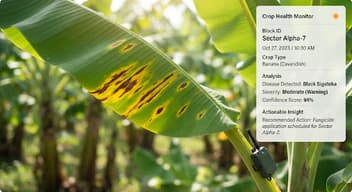
#> input picture Research-Project-main/assets/images/disease_leaf.png, 352 x 192 px
$ python -i public_adapter.py   (imports and definitions only)
#> lines starting #> are read from the running program, lines starting #| are printed output that depends on the picture; after the words box and inside, x2 and y2 are one past the last pixel; in counts of white or black regions, pixels touching at a corner belong together
#> in load_image_and_generate_mask, img is the input picture: PIL image 352x192 RGB; mean R, G, B 137.2, 146.7, 88.7
"""
Public Dataset Adapter & Classical Pseudo-Mask Generator.

Provides:
1. Taxonomy mapping from diverse public folder names to canonical DiseaseType enums.
2. Classical ExG + CIELAB + HSV pseudo-mask generation pipeline for bootstrapping
   segmentation masks when pixel-level annotations are absent.
"""

import os
from typing import Tuple, Dict, Any, Optional
import numpy as np
import cv2
from PIL import Image

from src.schemas.contracts import DiseaseType


# Taxonomy mapping dictionary from common public folder names to DiseaseType
# [21 lines that did not run here, left out]


# [24 lines that did not run here, left out]


def generate_pseudo_masks(rgb_image: np.ndarray) -> np.ndarray:
    """
    Generates a 3-class semantic pseudo-mask from an RGB image:
      Class 0: Background
      Class 1: Healthy Leaf Tissue
      Class 2: Necrotic or Chlorotic Lesion Tissue

    Implementation pipeline:
      1. Excess Green Index (ExG = 2G - R - B) + Otsu thresholding + Morphological
         closing to delineate the leaf lamina boundary from background.
      2. Inside the leaf mask, CIELAB (a*, b*) and HSV color-space thresholding
         to segment necrotic lesions (dark brown/black streaks) and chlorotic halos (yellow).

    Args:
        rgb_image: Numpy array of shape (H, W, 3) with dtype uint8 in RGB format.

    Returns:
        mask: Numpy array of shape (H, W) with dtype uint8, containing values in {0, 1, 2}.
    """
    if rgb_image.ndim != 3 or rgb_image.shape[2] != 3:
        raise ValueError(f"Expected 3-channel RGB image, got shape {rgb_image.shape}")

    h, w, _ = rgb_image.shape
#> h = 256; w = 256

    # Normalize RGB channels to [0.0, 1.0]
    r = rgb_image[:, :, 0].astype(np.float32) / 255.0
    g = rgb_image[:, :, 1].astype(np.float32) / 255.0
    b = rgb_image[:, :, 2].astype(np.float32) / 255.0

    # -------------------------------------------------------------------------
    # Step 1: Leaf Lamina Segmentation via Excess Green Index (ExG)
    # -------------------------------------------------------------------------
    exg = 2.0 * g - r - b  # Ranges approximately [-2.0, 2.0]

    # Normalize ExG to [0, 255] for Otsu thresholding
    exg_norm = np.clip((exg + 2.0) / 4.0 * 255.0, 0, 255).astype(np.uint8)

    # Otsu automatic thresholding
    _, leaf_mask_raw = cv2.threshold(exg_norm, 0, 255, cv2.THRESH_BINARY + cv2.THRESH_OTSU)
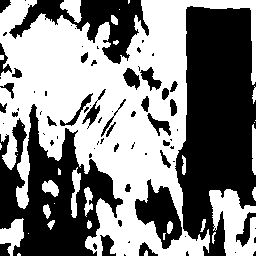
#> leaf_mask_raw: shape (256, 256); 51.6% white; 77 black regions (43 under 20 px), largest, box (x1, y1, x2, y2) and area: (175, 6, 256, 256) 14445, (0, 104, 123, 256) 9058, (9, 0, 149, 64) 3368

    # Morphological closing to fill holes inside the leaf lamina
    kernel_leaf = cv2.getStructuringElement(cv2.MORPH_ELLIPSE, (5, 5))
    leaf_mask = cv2.morphologyEx(leaf_mask_raw, cv2.MORPH_CLOSE, kernel_leaf)
#> leaf_mask: shape (256, 256); 54.5% white; 39 black regions (7 under 20 px), largest, box (x1, y1, x2, y2) and area: (176, 6, 256, 239) 13839, (0, 108, 123, 256) 8419, (77, 0, 143, 63) 2317
    leaf_bool = leaf_mask > 0

    # Ensure background is clean: find largest connected component if multiple
    num_labels, labels, stats, _ = cv2.connectedComponentsWithStats(leaf_mask, connectivity=8)
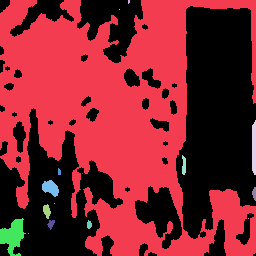
#> labels: shape (256, 256) int32; 17 distinct labels, from 0 to 16; one colour per label, 0 black
#> num_labels = 17; stats = 17 rows, first 6: [0, 0, 256, 256, 29839], [0, 0, 256, 256, 34465], [128, 0, 2, 4, 7], [119, 9, 1, 1, 1], [252, 120, 4, 55, 203], [182, 155, 4, 20, 64]
    if num_labels > 1:
        # Ignore background label 0, find component with maximum area
        areas = stats[1:, cv2.CC_STAT_AREA]
#> areas = [34465, 7, 1, 203, 64, 18, 1, 189, 40, 1, 78, 548, 1, 46, 34, 1]
        largest_label = np.argmax(areas) + 1
#> largest_label = 1
        leaf_bool = (labels == largest_label)
#> leaf_bool: shape (256, 256) bool; 52.6% white; 38 black regions (7 under 20 px), largest, box (x1, y1, x2, y2) and area: (176, 6, 256, 239) 14146, (0, 108, 123, 256) 9440, (77, 0, 143, 63) 2325

    # -------------------------------------------------------------------------
    # Step 2: Lesion Segmentation inside the Leaf Boundary
    # -------------------------------------------------------------------------
    # Color conversions
    lab = cv2.cvtColor(rgb_image, cv2.COLOR_RGB2LAB)
#> lab: shape (256, 256, 3); mean of channels 0, 1, 2 148.4, 116, 156.6
    l_channel = lab[:, :, 0]
    a_channel = lab[:, :, 1]
    b_channel = lab[:, :, 2]

    hsv = cv2.cvtColor(rgb_image, cv2.COLOR_RGB2HSV)
#> hsv: shape (256, 256, 3); mean H, S, V 36.3, 119.3, 149
    h_channel = hsv[:, :, 0]
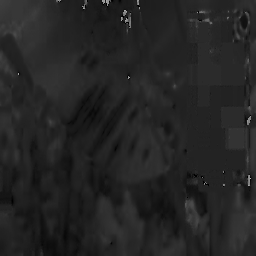
#> h_channel: shape (256, 256); min 0, max 175, mean 36.3
    s_channel = hsv[:, :, 1]
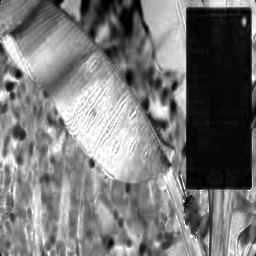
#> s_channel: shape (256, 256); min 0, max 255, mean 119.3
    v_channel = hsv[:, :, 2]
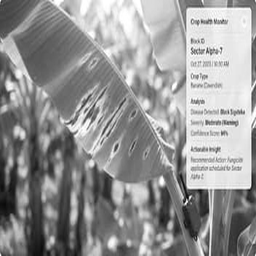
#> v_channel: shape (256, 256); min 0, max 255, mean 149

    # Condition A: Dark necrotic brown/black lesion tissue (Sigatoka / Cordana centers)
    # Characterized by low luminance, shifted a* (reddish-brown), or low brightness
    necrotic_condition = (
        leaf_bool &
        (
            ((a_channel >= 125) & (l_channel < 135)) |
            ((h_channel <= 25) & (v_channel < 130) & (s_channel > 50)) |
            ((l_channel < 60) & (v_channel < 75))
        )
    )
#> necrotic_condition: shape (256, 256) bool; 1.4% white; 43 white regions (35 under 20 px), largest, box (x1, y1, x2, y2) and area: (228, 214, 245, 256) 371, (101, 99, 126, 137) 95, (51, 141, 61, 152) 55

    # Condition B: Chlorotic yellow halos / marginal chlorosis (Yellow Sigatoka / Cordana / BBTV)
    # Characterized by yellow-brown hue distinctly lower than healthy green (H < 34) and elevated a*
    chlorotic_condition = (
        leaf_bool &
        (
            (h_channel >= 15) & (h_channel <= 32) & (s_channel > 60) & (a_channel >= 114)
        )
    )
#> chlorotic_condition: shape (256, 256) bool; 7.9% white; 87 white regions (57 under 20 px), largest, box (x1, y1, x2, y2) and area: (61, 85, 130, 200) 2276, (153, 164, 187, 240) 373, (96, 15, 119, 50) 312

    # Combined raw lesion mask
    lesion_raw = (necrotic_condition | chlorotic_condition).astype(np.uint8) * 255
#> lesion_raw: shape (256, 256); 8.6% white; 95 white regions (63 under 20 px), largest, box (x1, y1, x2, y2) and area: (61, 85, 130, 200) 2305, (153, 164, 187, 240) 373, (228, 214, 245, 256) 371

    # Filter isolated pixel noise (< 5 pixels) using connected components
    num_les_labels, les_labels, les_stats, _ = cv2.connectedComponentsWithStats(lesion_raw, connectivity=8)
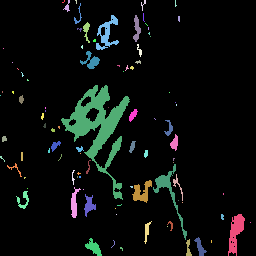
#> les_labels: shape (256, 256) int32; 96 distinct labels, from 0 to 95; one colour per label, 0 black
#> num_les_labels = 96; les_stats = 96 rows, first 6: [0, 0, 256, 256, 59872], [62, 0, 3, 3, 4], [63, 0, 7, 12, 33], [75, 0, 2, 4, 5], [141, 0, 5, 11, 19], [175, 0, 2, 7, 8]
    lesion_clean = np.zeros_like(lesion_raw)
    min_lesion_pixels = 5
    for lbl in range(1, num_les_labels):
        if les_stats[lbl, cv2.CC_STAT_AREA] >= min_lesion_pixels:
            lesion_clean[les_labels == lbl] = 255

    lesion_bool = (lesion_clean > 0) & leaf_bool

    # -------------------------------------------------------------------------
    # Step 3: Construct 3-Class Output Mask
    # -------------------------------------------------------------------------
    mask_3class = np.zeros((h, w), dtype=np.uint8)
    mask_3class[leaf_bool] = 1   # Healthy leaf tissue
    mask_3class[lesion_bool] = 2 # Diseased lesion tissue

    return mask_3class


def load_image_and_generate_mask(image_path: str, target_size: Optional[Tuple[int, int]] = (256, 256)) -> Tuple[np.ndarray, np.ndarray]:
    """
    Loads an image from disk, resizes to target_size, and returns both the RGB array
    and the corresponding 3-class pseudo-mask.
    """
    with Image.open(image_path) as img:
        img_rgb = img.convert("RGB")
        if target_size is not None and img_rgb.size != target_size:
            img_rgb = img_rgb.resize(target_size, Image.Resampling.LANCZOS)
        rgb_np = np.array(img_rgb, dtype=np.uint8)

    mask = generate_pseudo_masks(rgb_np)
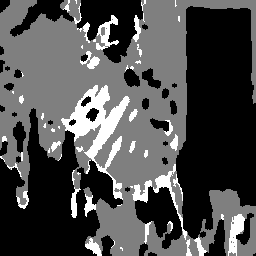
#> mask: shape (256, 256); min 0, max 2, mean 0.611; drawn with min black and max white
    return rgb_np, mask

>>> result = load_image_and_generate_mask('../../../Research-Project-main/assets/images/disease_leaf.png')

$ run again, on Research-Project-main/assets/images/farm_map.png
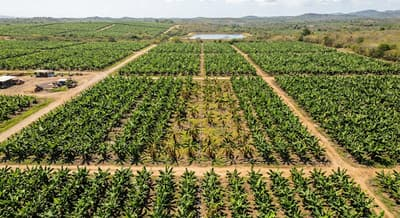
#> input picture Research-Project-main/assets/images/farm_map.png, 400 x 218 px
#> in load_image_and_generate_mask, img is the input picture: PIL image 400x218 RGB; mean R, G, B 121.7, 123.1, 78.2
#> leaf_mask_raw: shape (256, 256); 51.5% white; 309 black regions (263 under 20 px), largest, box (x1, y1, x2, y2) and area: (0, 57, 256, 256) 13005, (0, 0, 256, 74) 10530, (0, 58, 96, 168) 2922
#> leaf_mask: shape (256, 256); 59.5% white; 73 black regions (14 under 20 px), largest, box (x1, y1, x2, y2) and area: (0, 0, 256, 74) 10235, (106, 81, 256, 230) 4962, (0, 75, 75, 165) 2758
#> labels: shape (256, 256) int32; 30 distinct labels, from 0 to 29
#> num_labels = 30; stats = 30 rows, first 6: [0, 0, 256, 256, 26540], [0, 26, 256, 230, 37689], [246, 29, 10, 4, 30], [143, 32, 3, 4, 9], [162, 35, 1, 1, 1], [172, 34, 24, 9, 106]
#> areas = 29 values, max 37689 at index 0, min 1 at index 3, mean 1344.7
#> largest_label = 1
#> lab: shape (256, 256, 3); mean of channels 0, 1, 2 127.2, 120.4, 152.2
#> hsv: shape (256, 256, 3); mean H, S, V 38.3, 120.2, 129.6
#> necrotic_condition: shape (256, 256) bool; 7.2% white in thin lines or dots, all inside (x1, y1, x2, y2) = (0, 38, 256, 256)
#> chlorotic_condition: shape (256, 256) bool; 14% white; 147 white regions (105 under 20 px), largest, box (x1, y1, x2, y2) and area: (87, 52, 196, 207) 3863, (146, 189, 256, 256) 1511, (67, 38, 149, 93) 714
#> lesion_raw: shape (256, 256); 19% white; 810 white regions (754 under 20 px), largest, box (x1, y1, x2, y2) and area: (79, 52, 196, 207) 4058, (146, 188, 256, 256) 1947, (67, 38, 160, 93) 742
#> in generate_pseudo_masks, `num_les_labels, les_labels, les_stats, _ = cv2.connectedComponentsWith..`:
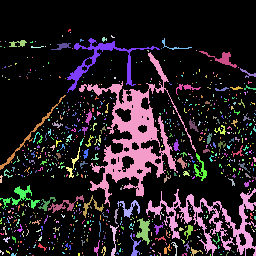
#> les_labels: shape (256, 256) int32; 811 distinct labels, from 0 to 810; one colour per label, 0 black
#> num_les_labels = 811; les_stats = 811 rows, first 6: [0, 0, 256, 256, 53085], [68, 29, 3, 3, 6], [70, 32, 1, 1, 1], [62, 35, 1, 2, 2], [111, 35, 4, 3, 6], [102, 37, 5, 5, 16]
#> in load_image_and_generate_mask, `mask = generate_pseudo_masks(rgb_np)`:
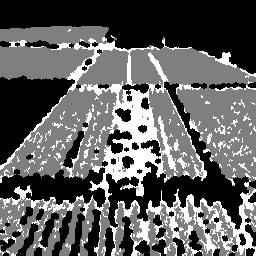
#> mask: shape (256, 256); min 0, max 2, mean 0.749; drawn with min black and max white

$ run again, on Research-Project-main/assets/images/farm_texture.png
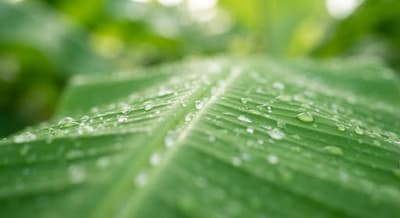
#> input picture Research-Project-main/assets/images/farm_texture.png, 400 x 218 px
#> in load_image_and_generate_mask, img is the input picture: PIL image 400x218 RGB; mean R, G, B 112.4, 154.3, 82.9
#> leaf_mask_raw: shape (256, 256); 66.3% white; 50 black regions (29 under 20 px), largest, box (x1, y1, x2, y2) and area: (0, 53, 256, 222) 13617, (73, 0, 152, 56) 2749, (0, 0, 47, 62) 1724
#> leaf_mask: shape (256, 256); 67.9% white; 23 black regions (1 under 20 px), largest, box (x1, y1, x2, y2) and area: (0, 56, 232, 222) 13020, (73, 0, 152, 56) 2731, (0, 0, 46, 60) 1690
#> in generate_pseudo_masks, `num_labels, labels, stats, _ = cv2.connectedComponentsWithStats(leaf_m..`:
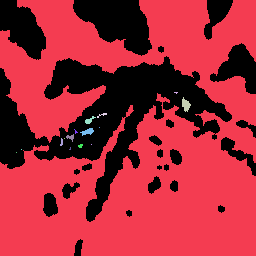
#> labels: shape (256, 256) int32; 17 distinct labels, from 0 to 16; one colour per label, 0 black
#> num_labels = 17; stats = 17 rows, first 6: [0, 0, 256, 256, 21032], [0, 0, 256, 256, 44221], [174, 92, 4, 2, 5], [182, 97, 9, 15, 80], [97, 113, 10, 5, 18], [85, 116, 11, 8, 40]
#> areas = [44221, 5, 80, 18, 40, 1, 8, 60, 32, 16, 1, 15, 1, 4, 1, 1]
#> largest_label = 1
#> lab: shape (256, 256, 3); mean of channels 0, 1, 2 150.8, 101.1, 160.3
#> hsv: shape (256, 256, 3); mean H, S, V 48.3, 126.8, 154.3
#> in generate_pseudo_masks, `s_channel = hsv[:, :, 1]`:
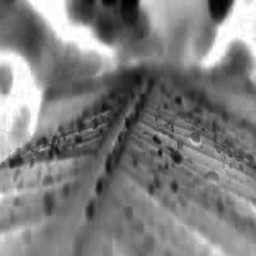
#> s_channel: shape (256, 256); min 1, max 255, mean 126.8
#> necrotic_condition: shape (256, 256) bool; every value is 0
#> les_labels: shape (256, 256) int32; every value is 0
#> les_stats = [[0, 0, 256, 256, 65536]]
